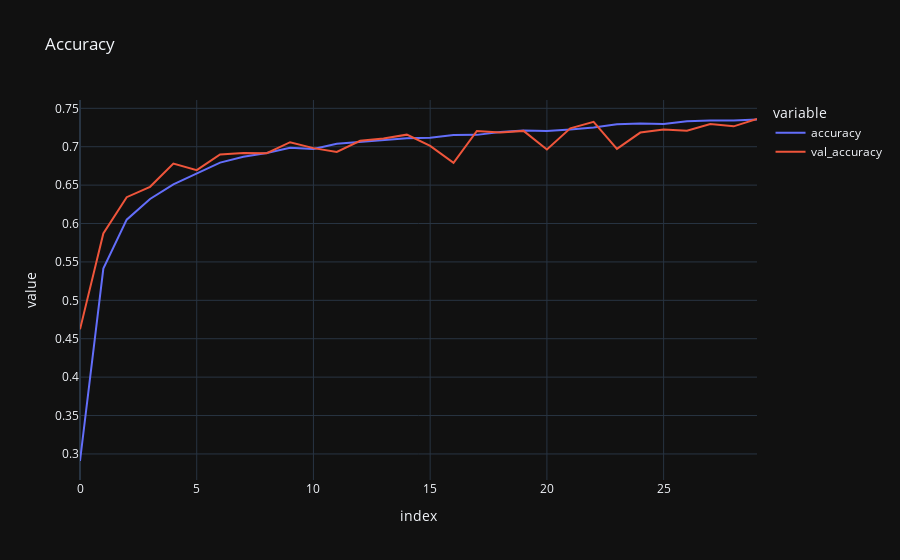

The code cell stored with this chart in its notebook:
### Code cell
px.line(history.history, y=['accuracy', 'val_accuracy'], title='Accuracy', template='plotly_dark')

### Figure 1 — Plotly figure (JSON) as saved in the notebook; plotly's stock layout.template omitted (floating-point values rounded to 4 significant figures)
{"data": [{"hovertemplate": "variable=accuracy<br>index=%{x}<br>value=%{y}<extra></extra>", "legendgroup": "accuracy", "line": {"color": "#636efa", "dash": "solid"}, "marker": {"symbol": "circle"}, "mode": "lines", "name": "accuracy", "orientation": "v", "showlegend": true, "type": "scatter", "x": [0, 1, 2, 3, 4, 5, 6, 7, 8, 9, 10, 11, 12, 13, 14, 15, 16, 17, 18, 19, 20, 21, 22, 23, 24, 25, 26, 27, 28, 29], "xaxis": "x", "y": [0.2908, 0.5414, 0.605, 0.6319, 0.651, 0.6655, 0.6794, 0.687, 0.6919, 0.6988, 0.6971, 0.7038, 0.706, 0.7083, 0.7112, 0.7116, 0.7152, 0.7154, 0.7191, 0.7211, 0.7206, 0.7226, 0.725, 0.7292, 0.7304, 0.7295, 0.7331, 0.7342, 0.7342, 0.7355], "yaxis": "y"}, {"hovertemplate": "variable=val_accuracy<br>index=%{x}<br>value=%{y}<extra></extra>", "legendgroup": "val_accuracy", "line": {"color": "#EF553B", "dash": "solid"}, "marker": {"symbol": "circle"}, "mode": "lines", "name": "val_accuracy", "orientation": "v", "showlegend": true, "type": "scatter", "x": [0, 1, 2, 3, 4, 5, 6, 7, 8, 9, 10, 11, 12, 13, 14, 15, 16, 17, 18, 19, 20, 21, 22, 23, 24, 25, 26, 27, 28, 29], "xaxis": "x", "y": [0.4622, 0.587, 0.6343, 0.6478, 0.6781, 0.6695, 0.6899, 0.6919, 0.6915, 0.7059, 0.6982, 0.6932, 0.7077, 0.7108, 0.7157, 0.7011, 0.679, 0.7204, 0.7185, 0.7206, 0.6963, 0.7239, 0.7324, 0.6972, 0.7184, 0.7223, 0.7207, 0.7295, 0.7265, 0.7361], "yaxis": "y"}], "layout": {"legend": {"title": {"text": "variable"}, "tracegroupgap": 0}, "title": {"text": "Accuracy"}, "xaxis": {"anchor": "y", "domain": [0, 1], "title": {"text": "index"}}, "yaxis": {"anchor": "x", "domain": [0, 1], "title": {"text": "value"}}}}
